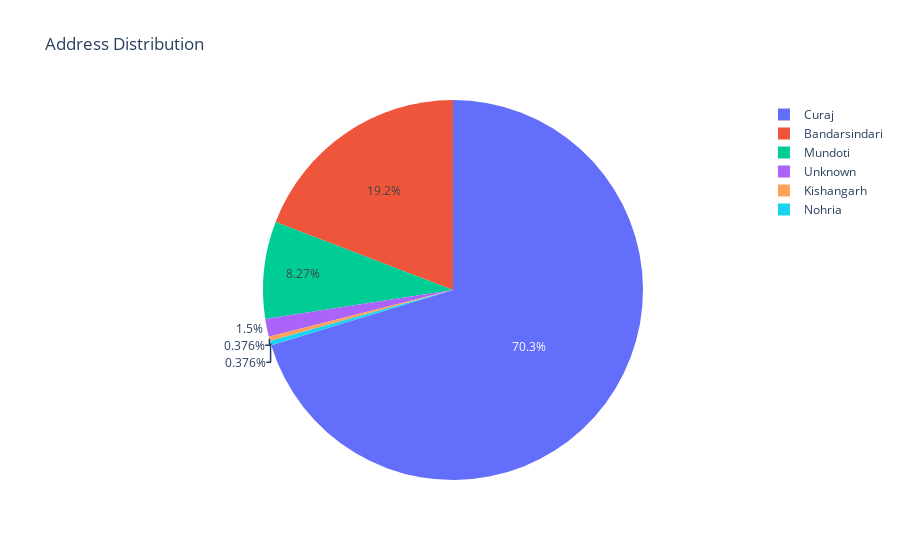

The code cell stored with this chart in its notebook:
### Code cell
# Address Distribution
address_fig=px.pie(values=address_temp,names=address_temp.index,title="Address Distribution")
address_fig.show()

### Figure 1 — Plotly figure (JSON) as saved in the notebook; plotly's stock layout.template omitted (floating-point values rounded to 4 significant figures)
{"data": [{"domain": {"x": [0, 1], "y": [0, 1]}, "hovertemplate": "label=%{label}<br>value=%{value}<extra></extra>", "labels": ["Curaj", "Bandarsindari", "Mundoti", "Unknown", "Kishangarh", "Nohria"], "legendgroup": "", "name": "", "showlegend": true, "type": "pie", "values": [187, 51, 22, 4, 1, 1]}], "layout": {"legend": {"tracegroupgap": 0}, "title": {"text": "Address Distribution"}}}
